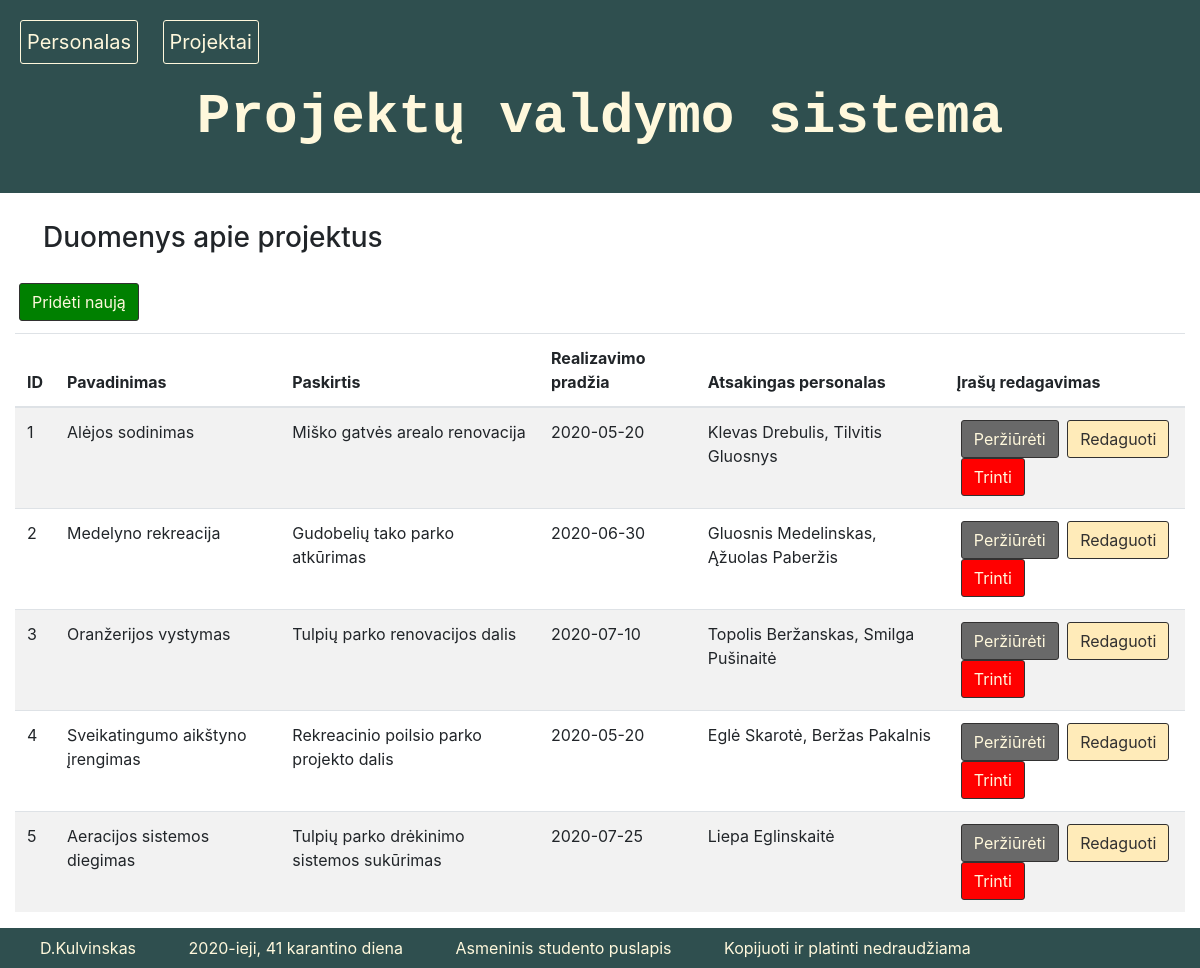
The app's page /pro_index.php, older data.
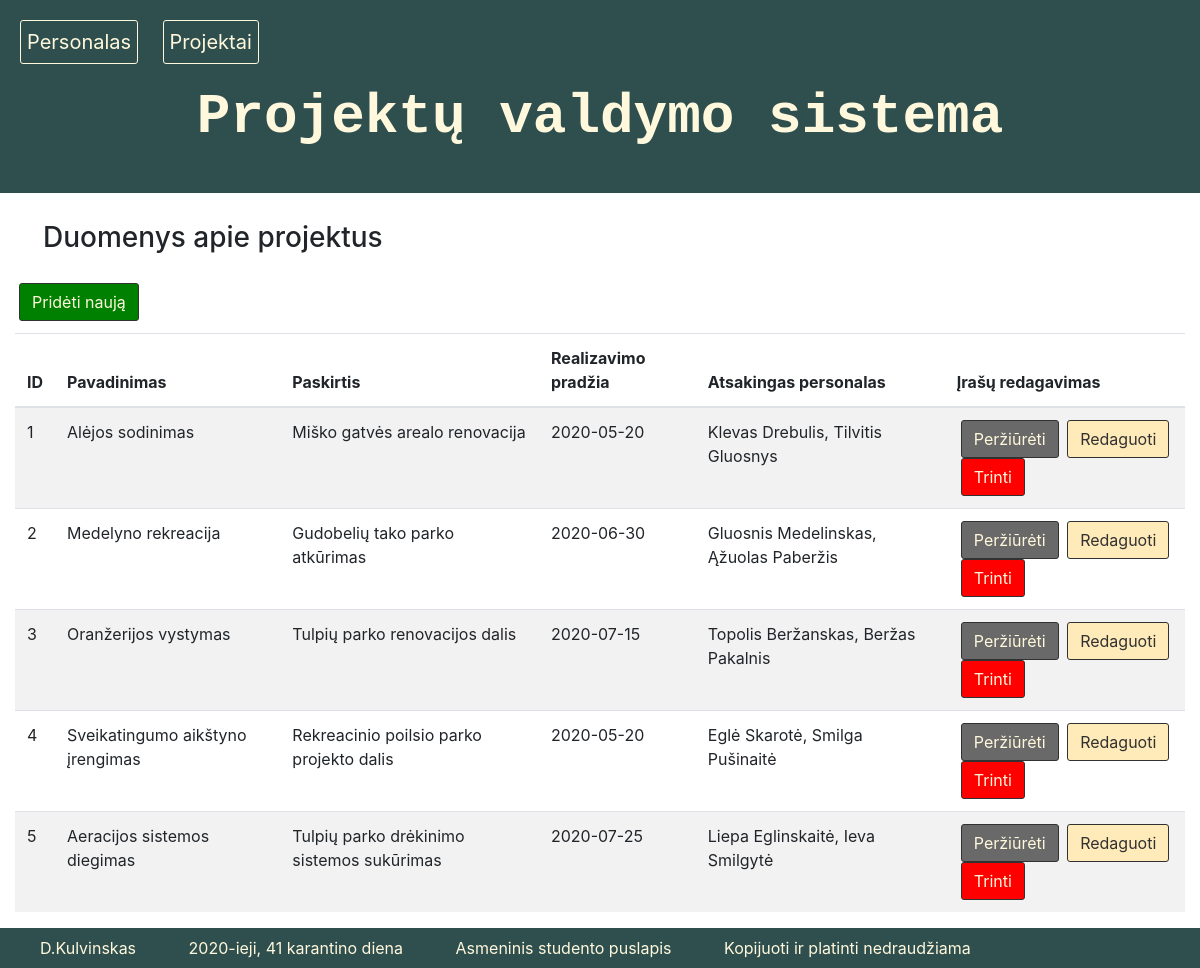
The same page, newer data.
### tables this page shows
CREATE TABLE `projektai` (
  `pro_id` int(11) NOT NULL COMMENT 'Unikalus projekto ID',
  `Pavadinimas` varchar(255) NOT NULL COMMENT 'Projekto pavadinimas',
  `Paskirtis` varchar(255) NOT NULL COMMENT 'Projekto paskirties detalizacija',
  `Realizavimo_pradžia` date NOT NULL COMMENT 'Projekto realizavimo pradžios data'
);

### pro_index.php (the view, shortened to what this page needs)
<!DOCTYPE html>
<html lang="lt">
<head>
    <link rel="stylesheet" href="https://stackpath.bootstrapcdn.com/bootstrap/4.4.1/css/bootstrap.min.css">
    <link rel="stylesheet" href="css/style.css">
</head>
<?php
    $servername = "localhost";
    $username = "root";
    $password = "mysql";
    $dbname = "personalo_vs_db";
    $jungtis = @new mysqli($servername, $username, $password, $dbname);
?>
<body>
    <header>
        <a href="index.php">Personalas</a>
        <a href="pro_index.php">Projektai</a>
        <h1>Projektų valdymo sistema </h1>
    </header>
    <main>
        <div class="col-lg-12">
            <h3>Duomenys apie projektus</h3><a href="pro_add.php?action=add" class="btn btn-xs add">Pridėti naują</a>
            <div>
                <table class="table table-striped">
                    <thead>
                        <tr>
                            <th>ID</th>
                            <th>Pavadinimas</th>
                            <th>Paskirtis</th>
                            <th>Realizavimo pradžia</th>
                            <th>Atsakingas personalas</th>
                            <th>Įrašų redagavimas</th>
                        </tr>
                    </thead>
                    <tbody>
                    <?php
                        $query = 'SELECT pro_id, Pavadinimas, Paskirtis, Realizavimo_pradžia,
                                    (SELECT GROUP_CONCAT(" ", CONCAT_WS(" ", Vardas, Pavardė)) FROM personalas GROUP BY pro_id HAVING personalas.pro_id = projektai.pro_id) as atsakingi
                                    FROM projektai
                                    GROUP BY projektai.pro_id;';
                        $result = mysqli_query($jungtis, $query) or die (mysqli_error($jungtis));
                        while ($row = mysqli_fetch_assoc($result)) {
                            echo '<tr>';
                            echo '<td>'. $row['pro_id'].'</td>';
                            echo '<td>'. $row['Pavadinimas'].'</td>';
                            echo '<td>'. $row['Paskirtis'].'</td>';
                            echo '<td>'. $row['Realizavimo_pradžia'].'</td>';
                            echo '<td>'. $row['atsakingi'].'</td>';
                            echo '<td> <a class="btn btn-xs view" href="pro_view.php?action=edit & id='.$row['pro_id'] . '" > Peržiūrėti </a> ';
                            echo ' <a class="btn btn-xs edit" href="pro_edit.php?action=edit & id='.$row['pro_id'] . '"> Redaguoti </a> ';
                            echo ' <a class="btn btn-xs delete" href="pro_delete.php?type=projektai&delete & id=' . $row['pro_id'] . '"> Trinti </a> </td>';
                            echo '</tr> ';
                        }
                        ?>
                    </tbody>
                </table>
            </div>
        </div>
    </main>
    <footer>
        <div>
            D.Kulvinskas
        </div>
        <div>
            2020-ieji, 41 karantino diena
        </div>
        <div>
            <a href="http://donatas.site">Asmeninis studento puslapis</a>
        </div>
        <div>
            Kopijuoti ir platinti nedraudžiama
        </div>
    </footer>
</body>
</html>

Row changes from the older to the newer data that the page shows:
changed projektai "Oranžerijos vystymas": Realizavimo_pradžia "2020-07-10" → "2020-07-15"; atsakingi "Topolis Beržanskas, Smilga Pušinaitė" → "Topolis Beržanskas, Beržas Pakalnis"
computed for projektai "Sveikatingumo aikštyno įrengimas": atsakingi "Eglė Skarotė, Beržas Pakalnis" → "Eglė Skarotė, Smilga Pušinaitė"
computed for projektai "Aeracijos sistemos diegimas": atsakingi "Liepa Eglinskaitė" → "Liepa Eglinskaitė, Ieva Smilgytė"
